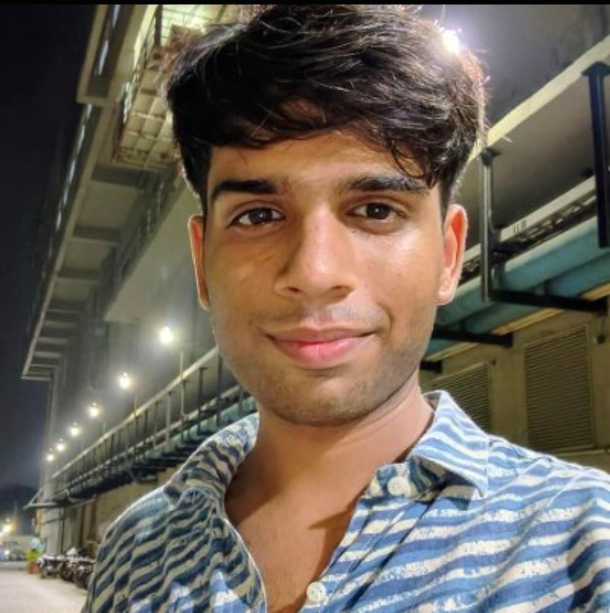
#> input picture user.jpg, 1220 x 1225 px (shown at 1/2 size)
$ python process.py
#> lines starting #> are read from the running program, lines starting #| are printed output that depends on the picture
#> in process_user_poster, user_img is the input picture: shape (1225, 1220, 3); mean B, G, R 88.1, 99.1, 108.8
import os
import cv2
import numpy as np
from PIL import Image, ImageDraw, ImageFont


def apply_filter(user_img: np.ndarray, template_type: str = "azkaban") -> np.ndarray:
    """Apply template-specific filter. Returns RGB numpy array."""
#> called with template_type = 'azkaban'
    gray = cv2.cvtColor(user_img, cv2.COLOR_BGR2GRAY)
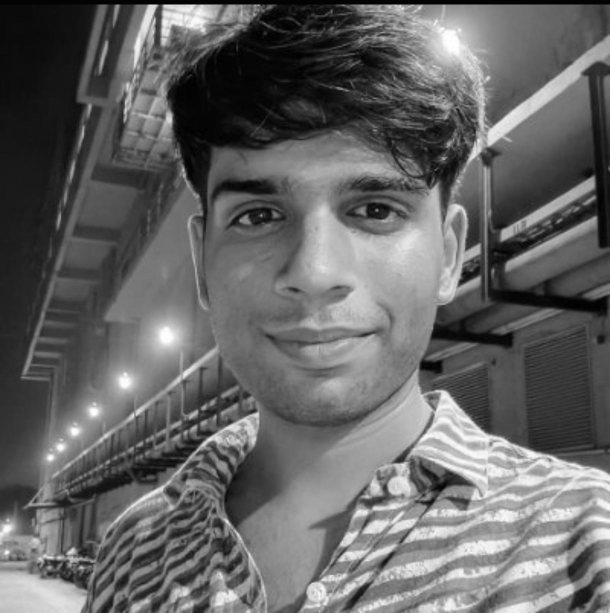
#> gray: shape (1225, 1220) (shown at 1/2 size); min 0, max 255, mean 100.8
    t = (template_type or "azkaban").lower()

    if t == "wildwest":
        # Cool, blue-tinted high-contrast flash look
        contrast_gray = cv2.convertScaleAbs(gray, alpha=1.55, beta=-30)
        b = np.clip(contrast_gray * 1.35 + 40, 0, 255).astype(np.uint8)
        g = np.clip(contrast_gray * 1.05 + 10, 0, 255).astype(np.uint8)
        r = np.clip(contrast_gray * 0.70 - 10, 0, 255).astype(np.uint8)
        blue_tinted = cv2.merge([b, g, r])
        return cv2.cvtColor(blue_tinted, cv2.COLOR_BGR2RGB)
    elif t == "digital_prison":
        # High contrast B&W optimized to pop behind jail bars
        contrast_gray = cv2.convertScaleAbs(gray, alpha=1.45, beta=-20)
        return cv2.cvtColor(contrast_gray, cv2.COLOR_GRAY2RGB)
    else:
        # Standard Azkaban vintage grayscale
        contrast_gray = cv2.convertScaleAbs(gray, alpha=1.35, beta=-15)
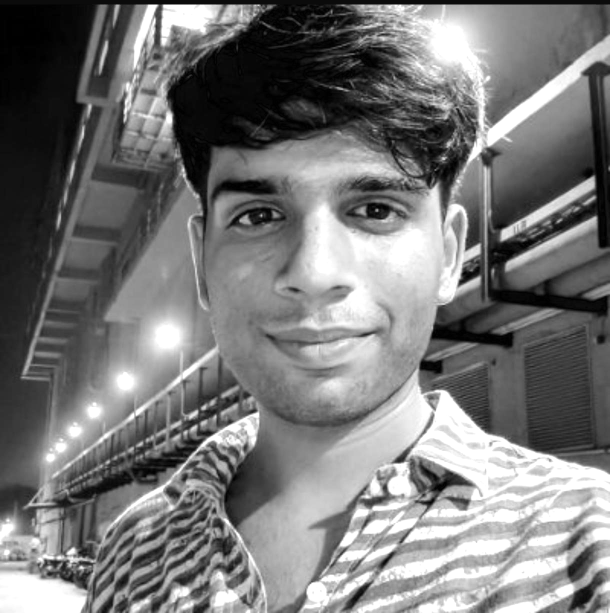
#> contrast_gray: shape (1225, 1220) (shown at 1/2 size); min 0, max 255, mean 120.1
        return cv2.cvtColor(contrast_gray, cv2.COLOR_GRAY2RGB)


# [44 lines left out: functions find_photo_window, overlay_name, not called in this run]


def process_user_poster(
    user_img_path,
    template_poster_path,
    output_path="output.png",
    template_type="azkaban",
    zoom: float = 1.0,
    offset_x: float = 0,
    offset_y: float = 0,
    prisoner_name: str = "",
):
    """
    Composite user photo into a transparent-cutout template's photo window.

    Same stacking as the React live preview: user photo UNDER the template
    frame, so bars / cuffs / slate stay on top.

    zoom: 0.5 - 4.0 multiplier on top of base cover-fit.
    offset_x / offset_y: pixel offsets (in template pixels) applied after centering.
    prisoner_name: text drawn on the bottom slate.
    """
    # --- Step 1: Load User Image ---
    if isinstance(user_img_path, np.ndarray):
        user_img = user_img_path
    else:
        user_img = cv2.imread(str(user_img_path))
    if user_img is None:
        raise FileNotFoundError(f"Could not load image: {user_img_path}")

    # --- Step 2: Apply filter ---
    processed_rgb = apply_filter(user_img, template_type)
    user_pil = Image.fromarray(processed_rgb)

    # --- Step 3: Photo-window replacement (transparent cutout) ---
#> (the run stopped early here; a loop or call above may not have finished)
